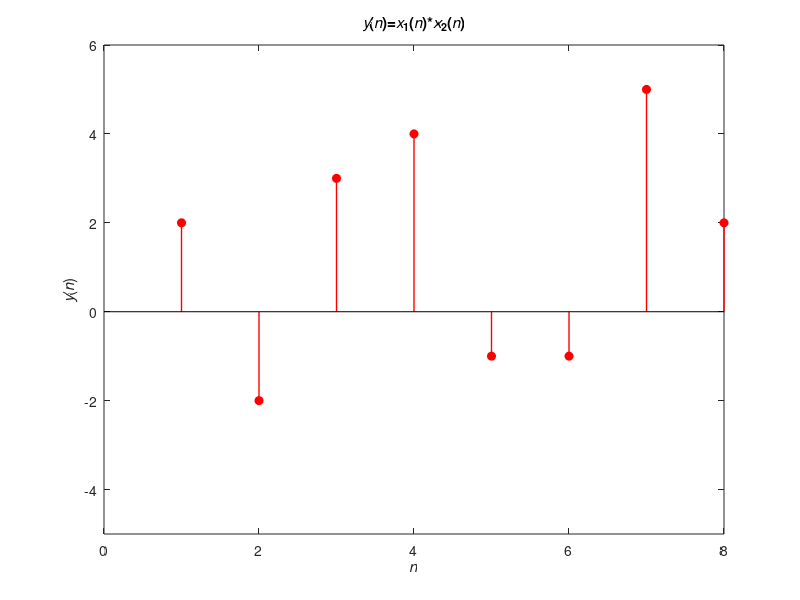

Write MATLAB code to recreate this figure.
clc; clear; close all; 
x1 = [1,-1,2,1]; x2 = [2,0,-1,1,2];
ylin = conv(x1,x2);
figure(1);
stem(ylin,'fill','r','linewidth',1.0);
xlabel('\itn'); ylabel('{\ity}({\itn})'); axis([0 8 -5 6]);
title('{\ity}({\itn})={\itx}_1({\itn})*{\itx}_2({\itn})'); 
